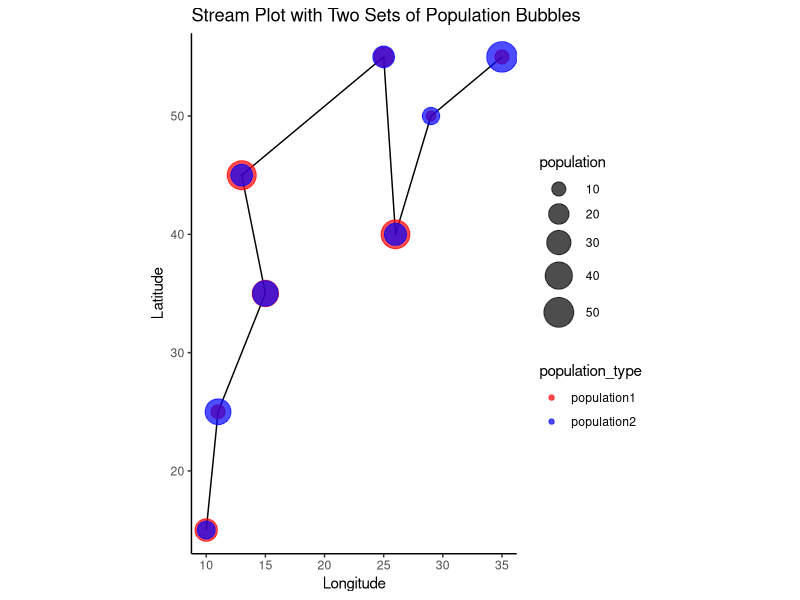
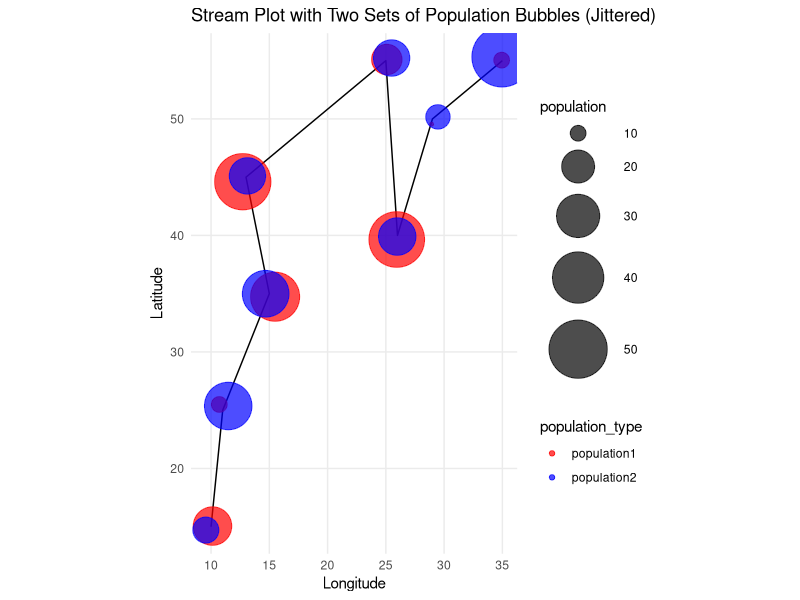

These charts were generated, in order, by the following R code:
library(ggplot2)
library(sf)
library(tidyr)

stream_data <- data.frame(
  x = c(10, 11, 15, 13, 25, 26, 29, 35),
  y = c(15, 25, 35, 45, 55, 40, 50, 55),
  population1 = c(25, 10, 37, 47, 18, 46, 8, 10),
  population2 = c(15, 35 , 34, 23, 23, 24, 14, 53)
)

# Create a matrix of coordinates
coords <- as.matrix(stream_data[, c("x", "y")])

# Create an sf object with a linestring
stream_sf <- st_sf(geometry = st_sfc(st_linestring(coords)))

# Reshape the data to long format for plotting
stream_data_long <- tidyr::pivot_longer(
  stream_data,
  cols = c(population1, population2),
  names_to = "population_type",
  values_to = "population"
)

# Plot the data with different colors for each population set and a black line
ggplot() +
  geom_sf(data = stream_sf, color = "black", size = 1) +
  geom_point(data = stream_data_long, aes(x = x, y = y, size = population, color = population_type), alpha = 0.7) +
  theme_classic() +
  ggtitle("Stream Plot with Two Sets of Population Bubbles") +
  xlab("Longitude") +
  ylab("Latitude") +
  scale_size_continuous(range = c(3, 10)) +  # Adjust the range as needed
  scale_color_manual(values = c("population1" = "red", "population2" = "blue"))# Adjust colors as needed


ggplot() +
  geom_sf(data = stream_sf, color = "black", size = 1) +
  geom_jitter(data = stream_data_long, aes(x = x, y = y, size = population, color = population_type), 
              width = 0.5, height = 0.5, alpha = 0.7) +
  theme_minimal() +
  ggtitle("Stream Plot with Two Sets of Population Bubbles (Jittered)") +
  xlab("Longitude") +
  ylab("Latitude") +
  scale_size_continuous(range = c(1, 20)) +  # Adjust the range as needed
  scale_color_manual(values = c("population1" = "red", "population2" = "blue"))  # Adjust colors as needed
